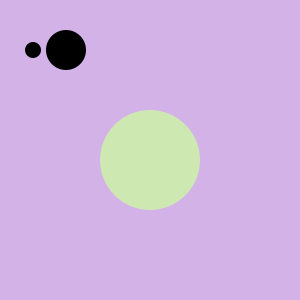
Frame 1 (no input)
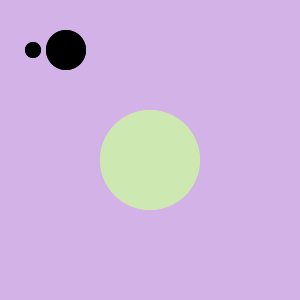
Frame 2 (the mouse pressed at the canvas centre, redrawn once)

The Processing sketch that drew these frames (run headless with seeded random() and noise(); the mouse was pressed at the canvas centre and the sketch redrawn once):

// Processing sketch: processing_172311
// ── processing_172311.pde

Spot sp1, sp2, sp3;
void setup() {
size(300, 300);
background (211, 178, 232);
smooth();
noLoop();
// Run the constructor without parameters
sp1 = new Spot();
// Run the constructor with three parameters
sp2 = new Spot(66, 50, 20);
sp3 = new Spot (150, 160, 50, #CEE8B2);
}
void draw() {
sp1.display();
sp2.display();
sp3.display ();
}
class Spot {
float x, y, radius;
int clr;
// First version of the Spot constructor;
// the fields are assigned default values
Spot() {
x = 33;
y = 50;
radius = 8;
}
// Second version of the Spot constructor;
// the fields are assigned with parameters
Spot(float xpos, float ypos, float r) {
x = xpos;
y = ypos;
radius = r;
}

Spot (float xpos, float ypos, float r, int c) {
  x= xpos;
  y = ypos;
  radius = r;
  clr = c;
}
void display() {
  fill (clr);
  noStroke ();
ellipse(x, y, radius*2, radius*2);

}

}
